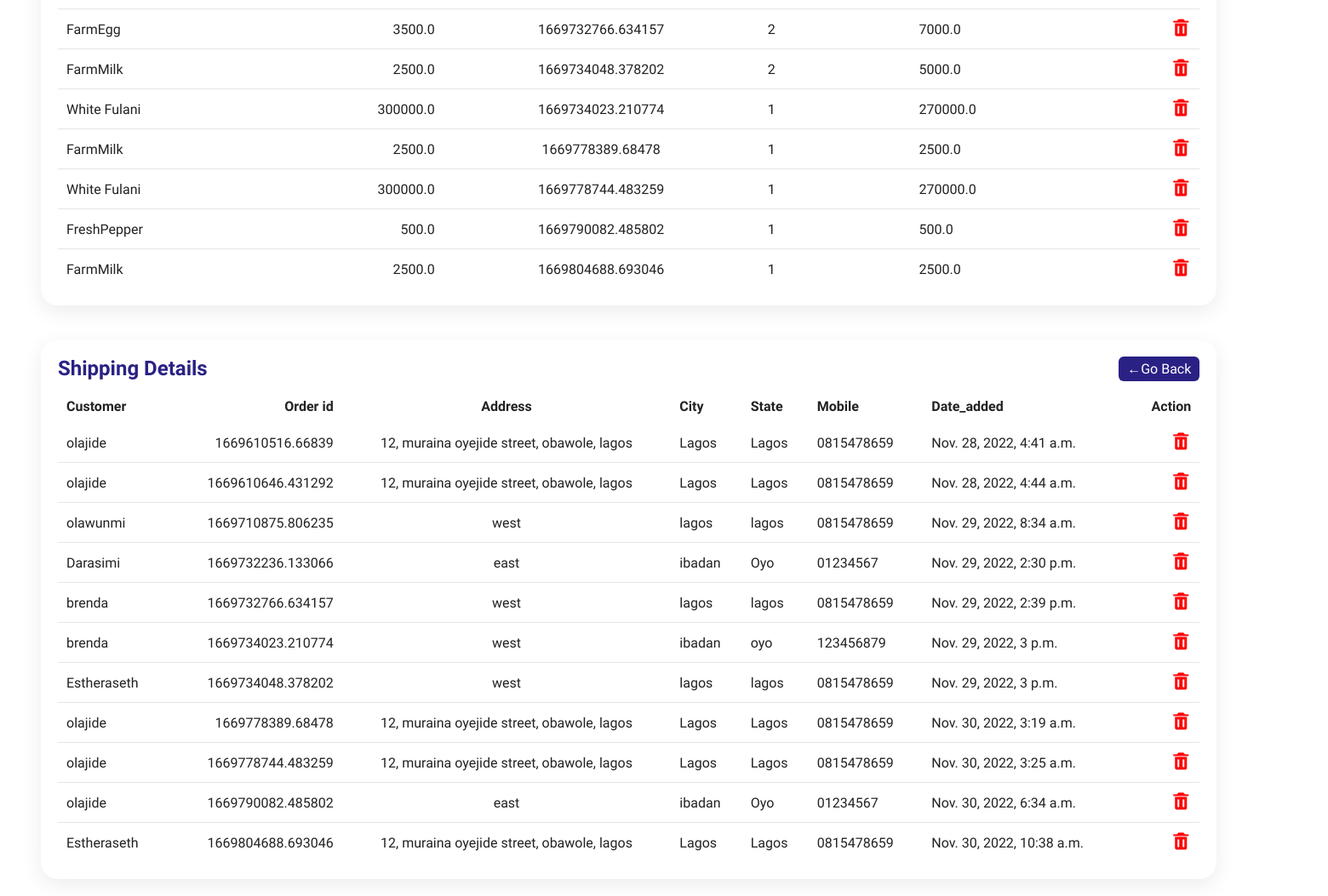
Before: /Order/ (lower part) with the older database file.
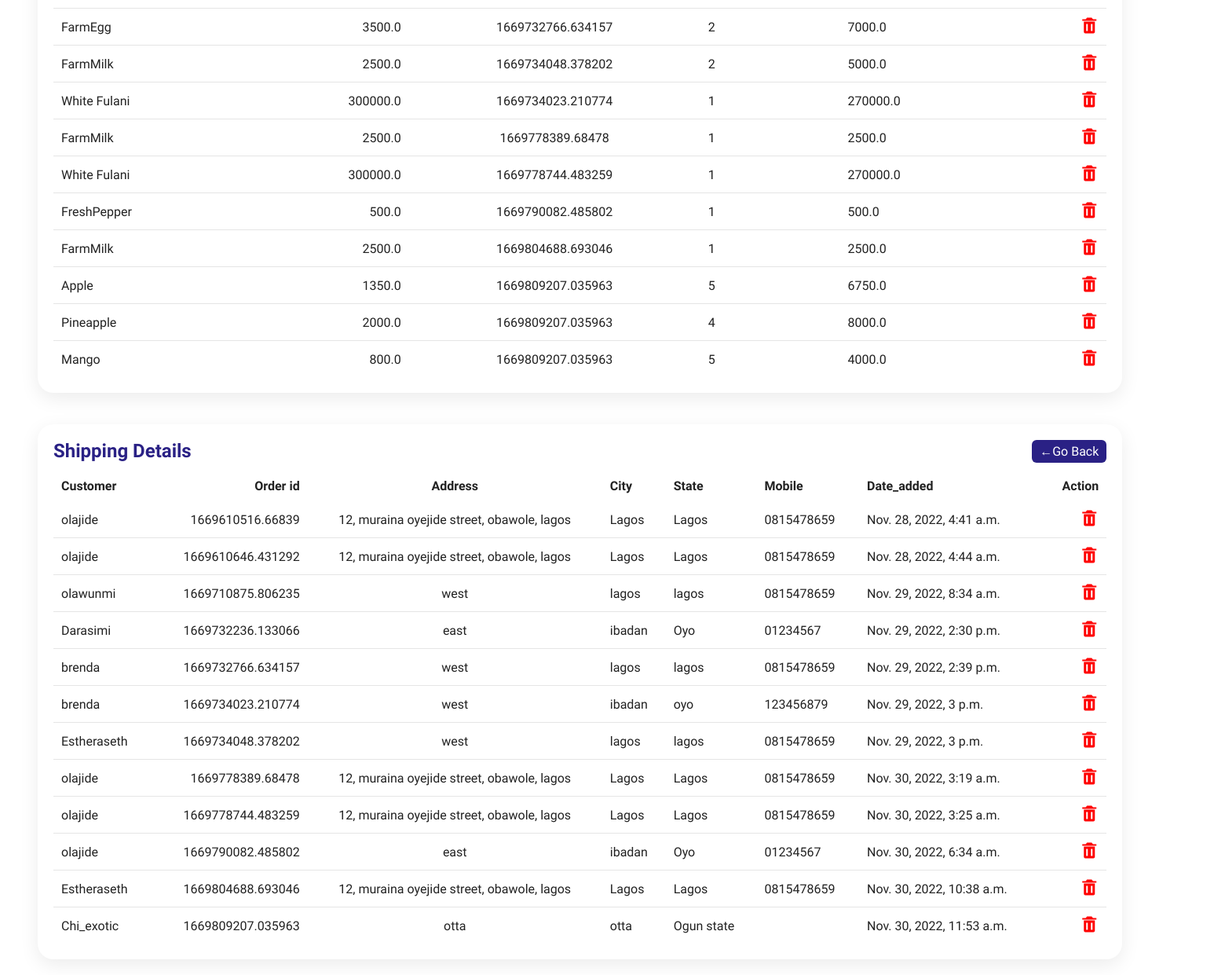
After: the same page with the newer database file.
### ecommerce/models.py (models this page shows, shortened)
class OrderItem(models.Model):
    product     = models.ForeignKey(Product, on_delete=models.SET_NULL, blank=True, null=True)
    order       = models.ForeignKey(Order, on_delete=models.SET_NULL, blank=True, null=True)
    quantity    = models.IntegerField(default=0, null=True, blank=True)
    date_added  = models.DateTimeField(auto_now_add=True)
    @property
    def get_total(self):
        if self.product.discount:
            total = self.product.get_discount_price * self.quantity
            return total
        else:
            total = self.product.price * self.quantity
            return total
    @property
    def get_price(self):
        price = self.product.price
        return price

class Product(models.Model):
    name        = models.CharField(max_length=200, null=True)
    price       = models.FloatField()
    image       = models.ImageField(upload_to = "media/")
    available   = models.CharField(max_length=200, null=False)
    discount    = models.BooleanField(default=False)
    def __str__(self):
        return self.name
    @property
    def get_discount_price(self):
        if self.discount:
            discount_price = (90/100) * self.price
            return discount_price
        else:
            return self.price

class Order(models.Model):
    customer        = models.ForeignKey(User, on_delete=models.SET_NULL, blank=True, null=True )
    date_ordered    = models.DateTimeField(auto_now_add=True)
    completed       = models.BooleanField(default=False, null=True, blank=False)
    transaction_id  = models.CharField(max_length=200, null=True)
    def __str__(self):
        return f'{self.transaction_id}'

class ShippingAddress(models.Model):
    customer        = models.ForeignKey(User,on_delete=models.SET_NULL, blank=True, null=True )
    order           = models.ForeignKey(Order,on_delete=models.SET_NULL, blank=True, null=True )
    address         = models.CharField(max_length=200, null=True)
    city            = models.CharField(max_length=200, null=True)
    state           = models.CharField(max_length=200, null=True)
    zipcode         = models.CharField(max_length=200, null=True)
    mobile          = models.CharField(max_length=200, null=True)
    date_added      = models.DateTimeField(auto_now_add=True)

### ecommerce/views.py (the view)
# urls.py: path('Order/', views.ordertable, name='order-table'),
def ordertable(request):
    order = OrderItem.objects.all()
    shipping = ShippingAddress.objects.all()
    context = {
        'orders':order,
        'shippings':shipping
    }
    return render(request, 'store/order_table.html', context)

### template/store/order_table.html (shortened to what this page needs)
{% load static %}
<!DOCTYPE html>
<html lang="en">
<head>
    <link rel="stylesheet" href="{% static 'css/style2.css' %}">
    <link href='https://unpkg.com/boxicons@2.1.4/css/boxicons.min.css' rel='stylesheet'>
</head>
<body>
        <div class="main">
            <div class="details">
                <div class="recentOrders">
                    <table>
                        <tbody>
                            {% for order in orders %}
                            <tr>
                                <td>{{order.product}}</td>
                                <td>{{order.get_price}}</td>
                                <td>{{order.order}}</td>
                                <td>{{order.quantity}}</td>
                                <td>{{order.get_total}}</td>
                                <td>
                                <a href="{% url 'delete_OrderItem' order.id %}" ><i style="color:red; font-size:24px;"class='bx bxs-trash'></i></a></td>
                            </tr>
                            {% empty %}
                            <h3> No Order added yet <h3>
                            {% endfor %}
                        </tbody>
                    </table>
                </div>
            </div>
            <div class="details">
                <div class="recentOrders">
                    <div class="cardHeader">
                        <h2>Shipping Details</h2>
                        <a href="{% url 'store' %}" class="btn">&larr;Go Back</a>
                    </div>
                    <table>
                        <thead>
                            <tr>
                                <td>Customer</td>
                                <td>Order id</td>
                                <td>Address</td>
                                <td>City</td>
                                <td>State</td>
                                <td>Mobile</td>
                                <td>Date_added</td>
                                <td>Action</td>
                            </tr>
                        </thead>
                        <tbody>
                            {% for details in shippings %}
                            <tr>
                                <td>{{details.customer}}</td>
                                <td>{{details.order}}</td>
                                <td>{{details.address}}</td>
                                <td>{{details.city}}</td>
                                <td>{{details.state}}</td>
                                <td>{{details.mobile}}</td>
                                <td>{{details.date_added}}</td>
                                <td><a href="{% url 'delete_shippingDetails' details.id %}" ><i style="color:red; font-size:24px;"class='bx bxs-trash'></i></a></td>
                            </tr>
                            {% empty %}
                            <h3> No Shipping Details added yet <h3>
                            {% endfor %}
                        </tbody>
                    </table>
                </div>
            </div>
        </div>
</body>
</html>

Changed rows visible on the page:
added OrderItem: product "Apple", get_price "1350.0", order "1669809207.035963", quantity "5", get_total "6750.0"
added OrderItem: product "Pineapple", get_price "2000.0", order "1669809207.035963", quantity "4", get_total "8000.0"
added OrderItem: product "Mango", get_price "800.0", order "1669809207.035963", quantity "5", get_total "4000.0"
added ShippingAddress: customer "Chi_exotic", order "1669809207.035963", address "otta", city "otta", state "Ogun state", date_added "Nov. 30, 2022, 11:53 a.m."
